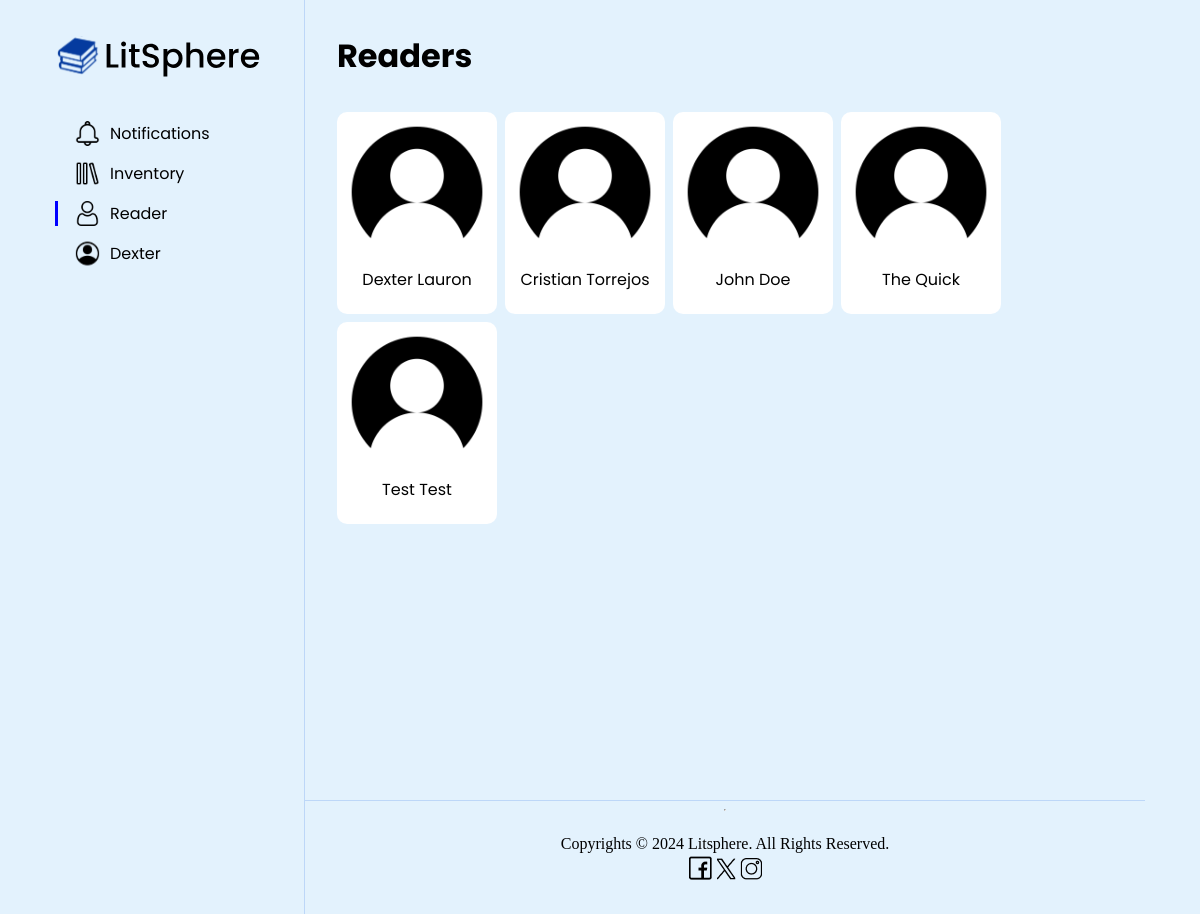
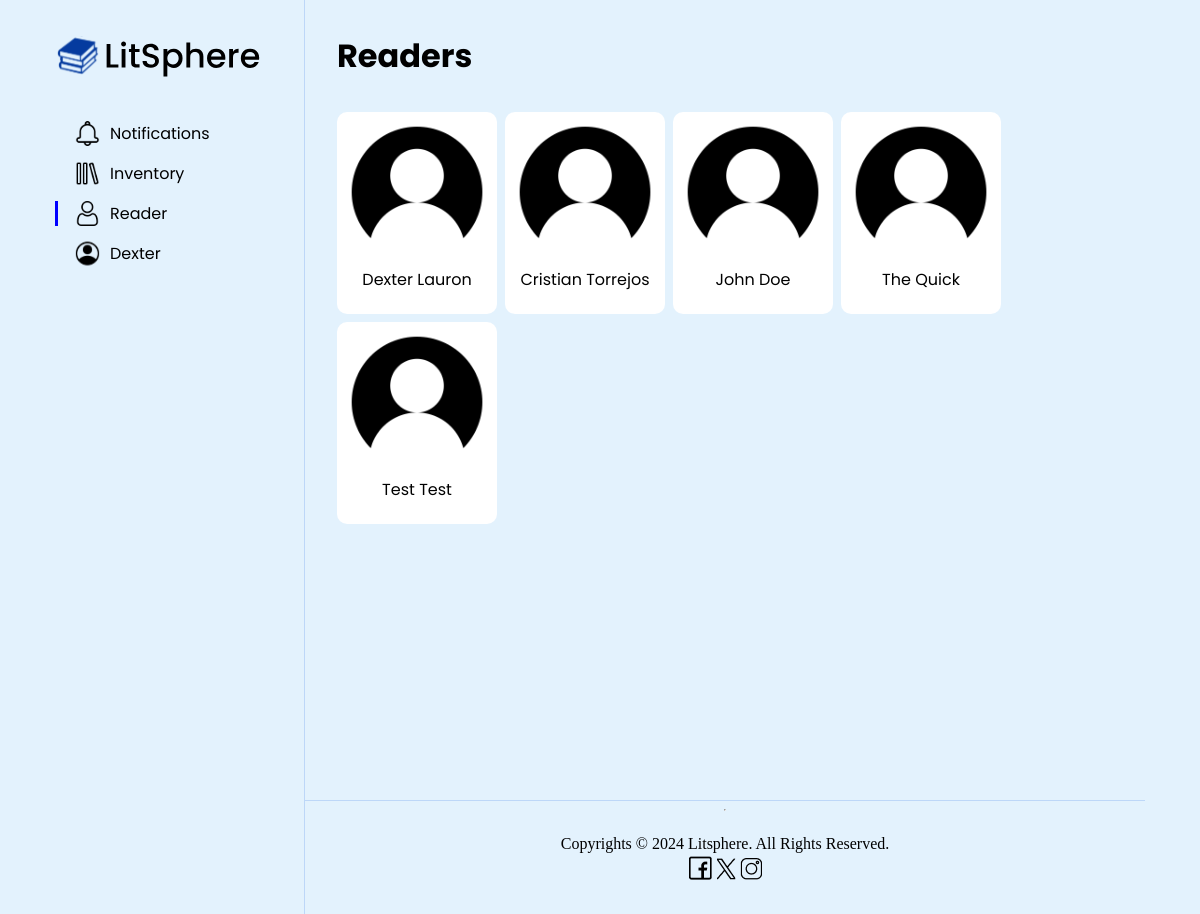
Page /dashboard/readers.php (signed in) on the committed database (2 pictures, top to bottom).
### tables this page shows
CREATE TABLE `users` (
  `UserID` int(11) NOT NULL,
  `FirstName` varchar(100) NOT NULL,
  `LastName` varchar(100) NOT NULL,
  `Email` varchar(255) NOT NULL,
  `PasswordHash` varchar(255) NOT NULL,
  `IsSuspended` tinyint(1) DEFAULT 0,
  `SuspensionDate` timestamp NOT NULL DEFAULT current_timestamp() ON UPDATE current_timestamp(),
  `SuspensionDuration` int(11) DEFAULT NULL,
  `SuspensionReason` varchar(1000) DEFAULT NULL,
  `Role` enum('Reader','Admin') DEFAULT 'Reader'
);

### dashboard/readers.php (the view, shortened to what this page needs)
<?php
    include('../connection.php');
    $sql = "SELECT * FROM Users WHERE Role != 'Admin'";
    $result = mysqli_query($conn, $sql);
?>
<html>
    <head>
        <link rel="stylesheet" href="reader.css">
        <link rel="stylesheet" href="https://cdnjs.cloudflare.com/ajax/libs/font-awesome/6.6.0/css/all.min.css" />
    </head>
    <body>
        <div class="parent">
            <nav class="nav_container">
                <ul>
                    <img src="../nav_icon/Logo and Name.svg" alt="Logo & Name" style="width: 209px; height: 65px; margin-top: 1.5rem; margin-bottom: 2rem;">
                    <li>
                        <a href="notification.php">
                            <img src="../nav_icon/Notification Icon.svg" alt="Home">
                            <span class="nav_item">Notifications</span>
                        </a>
                    </li>
                    <li>
                        <a href="inventory.php">
                            <img src="../nav_icon/Library Icon.svg" alt="Library">
                            <span class="nav_item">Inventory</span>
                        </a>
                    </li>
                    <li>
                        <a href="readers.php" class="active">
                            <img src="../nav_icon/Reader Icon.svg" alt="History">
                            <span class="nav_item">Reader</span>
                        </a>
                    </li>
                    <li>
                        <a href="adminprofile.php">
                            <img src="../nav_icon/Profile Icon.svg" alt="Profile">
                            <span class="nav_item">
                                <?php
                                    if (isset($_SESSION['fname'])) {
                                        echo htmlspecialchars($_SESSION['fname']);
                                    } else {
                                        echo "Guest";
                                    }
                                ?>
                            </span>
                        </a>
                    </li>
                </ul>
            </nav>
            <div class="content_wrapper">
                <div class="content_container">
                    <div class="current_page">
                        <h3>Readers</h3>
                    </div>
                    <div class="reader_wrapper">
                        <?php while ($row = mysqli_fetch_assoc($result)): ?>
							<div class="reader_container">
								<a href="managereaderacc.php?userid=<?php echo $row['UserID']; ?>">
									<img src="../reader_img/userImg.png" alt="User Profile Picture">
									<p><?php echo $row['FirstName'] . ' ' . $row['LastName']; ?></p>
								</a>
							</div>
						<?php endwhile; ?>
                    </div>
                </div>
                <footer>
                    <hr>
                    <p>Copyrights &#169; 2024 Litsphere. All Rights Reserved.</p>
                    <div class="iContainer">
                        <a href="#"><img src="../footer_icon/Facebook Logo.png" alt="Facebook Logo"></a>
                        <a href="#"><img src="../footer_icon/Twitter Logo.png" alt="Twitter Logo"></a>
                        <a href="#"><img src="../footer_icon/Instagram Logo.png" alt="Instagram Logo"></a>
                    </div>
                </footer>
            </div>
        </div>
    </body>
</html><?php
    include('../connection.php');
    $sql = "SELECT * FROM Users WHERE Email != 'admin@example.com'";
    $result = mysqli_query($conn, $sql);
?>
<!doctype HTML>
<html>
    <head>
        <link rel="stylesheet" href="reader.css">
        <link rel="stylesheet" href="https://cdnjs.cloudflare.com/ajax/libs/font-awesome/6.6.0/css/all.min.css" />
    </head>
    <body>
        <div class="parent">
            <nav class="nav_container">
                <ul>
                    <img src="../nav_icon/Logo and Name.svg" alt="Logo & Name" style="width: 209px; height: 65px; margin-top: 1.5rem; margin-bottom: 2rem;">
                    <li>
                        <a href="notification.php">
                            <img src="../nav_icon/Notification Icon.svg" alt="Home">
                            <span class="nav_item">Notifications</span>
                        </a>
                    </li>
                    <li>
                        <a href="inventory.php">
                            <img src="../nav_icon/Library Icon.svg" alt="Library">
                            <span class="nav_item">Inventory</span>
                        </a>
                    </li>
                    <li>
                        <a href="readers.php" class="active">
                            <img src="../nav_icon/Reader Icon.svg" alt="History">
                            <span class="nav_item">Reader</span>
                        </a>
                    </li>
                    <li>
                        <a href="adminprofile.php">
                            <img src="../nav_icon/Profile Icon.svg" alt="Profile">
                            <span class="nav_item">
                                <?php
                                    if (isset($_SESSION['fname'])) {
                                        echo htmlspecialchars($_SESSION['fname']);
                                    } else {
                                        echo "Guest";
                                    }
                                ?>
                            </span>
                        </a>
                    </li>
                </ul>
            </nav>
            <div class="content_wrapper">
                <div class="content_container">
                    <div class="current_page">
                        <h3>Readers</h3>
                    </div>
                    <div class="reader_wrapper">
                        <?php while ($row = mysqli_fetch_assoc($result)): ?>
							<div class="reader_container">
								<a href="managereaderacc.php?userid=<?php echo $row['UserID']; ?>">
									<img src="../reader_img/userImg.png" alt="User Profile Picture">
									<p><?php echo $row['FirstName'] . ' ' . $row['LastName']; ?></p>
								</a>
							</div>
						<?php endwhile; ?>
                    </div>
                </div>
                <footer>
                    <hr>
                    <p>Copyrights &#169; 2024 Litsphere. All Rights Reserved.</p>
                    <div class="iContainer">
                        <a href="#"><img src="../footer_icon/Facebook Logo.png" alt="Facebook Logo"></a>
                        <a href="#"><img src="../footer_icon/Twitter Logo.png" alt="Twitter Logo"></a>
                        <a href="#"><img src="../footer_icon/Instagram Logo.png" alt="Instagram Logo"></a>
                    </div>
                </footer>
            </div>
        </div>
    </body>
</html>

### dashboard/reader.css (style rules this page uses)
* { box-sizing: border-box; }
body { margin: 0; background-color: #E3F2FD; }
.parent { display: flex; flex-direction: row; margin: auto; justify-content: center; width: 100%; }
.nav_container { display: flex; flex-direction: column; width: 250px; border-right: 1px solid; border-right-color: #5185e641; position: relative; top: 0; bottom: 0; left: 0; min-height: 100vh; }
.nav_container a { display: flex; flex-direction: row; align-items: center; font-family: 'Poppins'; text-decoration: none; font-size: 1rem; width: 75%; color: black; margin-bottom: 15px; margin-right: 15px; padding-left: 20px; }
.active { border-left: 3px solid blue; padding-left: 17px !important; }
ul { padding: 0px; margin: 0; display: flex; flex-direction: column; }
li img { width: 25px; height: 25px; margin-right: 10px; }
ul li { position: relative; list-style: none; }
.content_wrapper { width: 70%; }
.content_wrapper a { text-decoration: none; color:white; }
.content_container { position: relative; display: flex; flex-direction: column; padding-top: 2rem; padding-bottom: 2rem; padding-left: 2rem; padding-right: 2rem; min-height: 100vh; }
footer { display: flex; flex-direction: column; border-top: 1px solid; border-top-color: #5185e641; text-align: center; }
footer p { margin-bottom: 3px; }
.iContainer { margin-bottom: 30px; }
.current_page { display: flex; height: 10%; align-items: center; }
.current_page h3 { font-family: 'Poppins'; font-size: 2rem; margin: 0; }
.reader_wrapper { height: 70%; margin-top: 2rem; display: flex; flex-wrap: wrap; gap: 8px; }
.reader_container { font-family: 'Poppins'; display: grid; grid-template-columns: repeat(auto-fill, minmax(160px, 1fr)); border-radius: 10px; gap: 15px; height: 202px; text-align: center; background-color: white; animation: fadeAndScale 1s cubic-bezier(.39,-1.05,.58,1.95); transform-origin: center bottom; animation-delay: -0.5s; transition: transform 0.3s ease, box-shadow 0.3s ease; }
.reader_container img { width: 160px; padding-top: 10px; padding-left: 10px; padding-right: 10px; border-radius: 10px; }
.reader_container p { color: black; margin: 0; padding: 5px; }

### rows in the picture
users: FirstName "Dexter", LastName "Lauron"
users: FirstName "Cristian", LastName "Torrejos"
users: FirstName "John", LastName "Doe"
users: FirstName "The", LastName "Quick"
users: FirstName "Test", LastName "Test"

### other values in the picture
$_SESSION['fname'] "Dexter"
